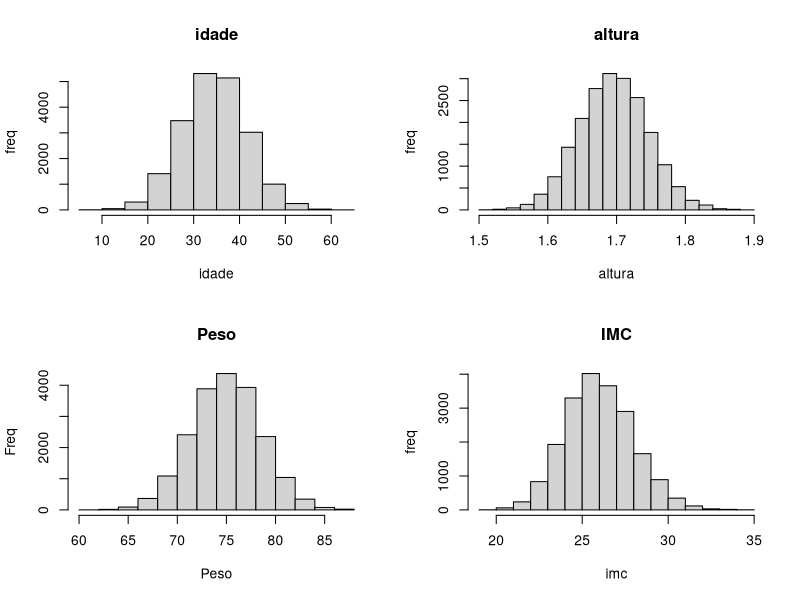
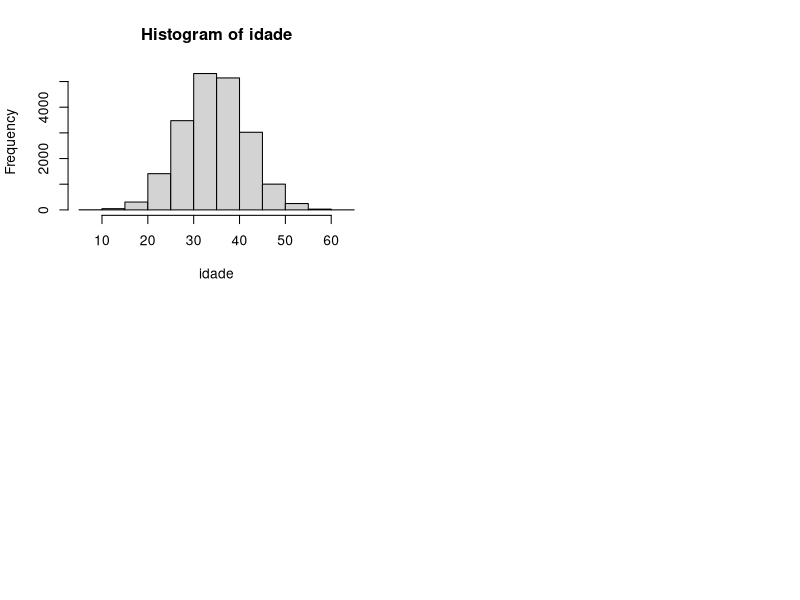
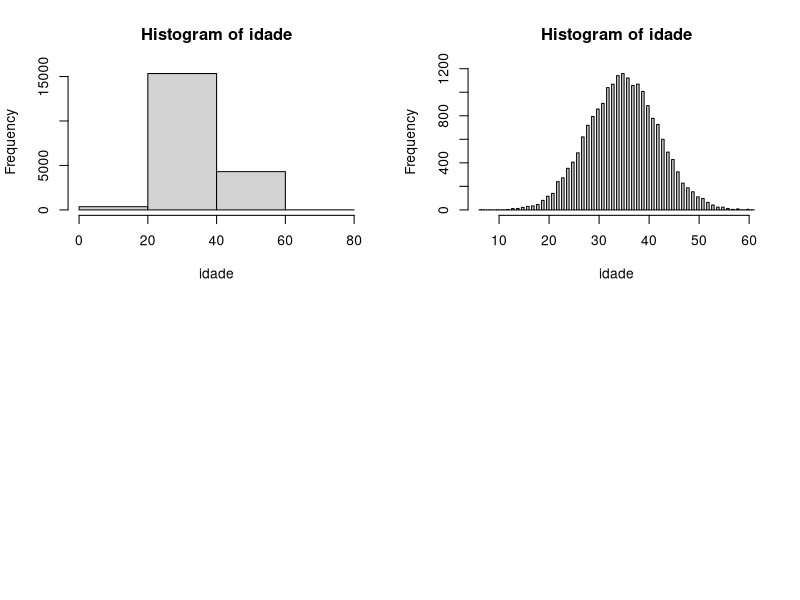
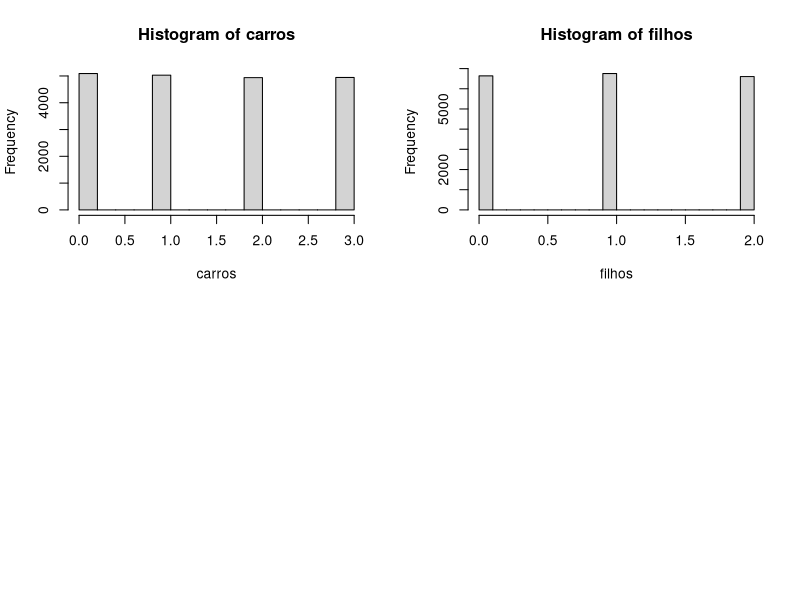

Here is the R script that generated these plots, in order:
p = 200000
n = 20000
set.seed(1234)
idade = abs(round(rnorm(n,35,7),0))
altura = abs(round(rnorm(n,1.7,0.05),2))
peso = abs(round(rnorm(n, 75, 3.5),2))
imc = round(peso / altura ** 2 , 2)
par(mfrow=c(2,2))
hist(idade,main='idade',ylab='freq',xlab='idade')
hist(altura,main='altura',ylab='freq',xlab='altura')
hist(peso,main='Peso',ylab='Freq',xlab='Peso')
hist(imc,main='IMC',ylab='freq',xlab='imc')

hist_idade = hist(idade)       
str(hist_idade)

# breaks = Intervalos do histograma
# Counts = 
# Density =
# Mids = 
# Xname = 
# Equidist = 

# plot(nomeDoHistograma) retorna o histograma
par(mfrow=c(2,2))
hist(idade, breaks = 2)
hist(idade , breaks = 100)

salario = abs(round(rnorm(n, 3000,300),2))
summary(salario)

pop_carros = rep(c(0,1,2,3), p)
carros = sample(pop_carros, n)

# Replace false é como se você tivesse um baralho você pega uma carta e tira 
# ou seja você diminui em 1 carta a chance de pegar outra

# Replace true é como se pegasse uma carta de um baralho 
#e devolver ela depois ou seja a chance de você tirar ela novamente é a mesma

table(carros)
carros

pop_filhos = rep(c(0,1,2), p)
filhos = sample(pop_filhos , n)
rm(pop_filhos)
table(filhos)

par(mfrow=c(2,2))
hist(carros)
hist(filhos)

pop_escola = rep(c(0,1,2,3,4,5,6),p)
escola.temp = sample(pop_escola, n) # Variável temporária
esc = factor(escola.temp,
             levels=c(0,1,2,3,4,5,6),
             labels=c("Analfabeto","1grau",'2grau','3grau','msc','doc','posdoc'),
             ordered=TRUE)

str(esc)
table(esc)

fumante.n =rbinom(n,1,0.40)# Cria uma distribuião binomial = Binário

fumante.f = factor(fumante.n,levels=c(0,1), labels=c("Não","Sim"),
                   ordered=TRUE)
str(fumante.f)

table(fumante.f)

mean(fumante.n)

pop_sexo = rep(c(1,2),p)
sexo.temp = sample(pop_sexo , n)
sexo = factor(sexo.temp,
              levels=c(1,2),
              labels=c('m','f'),
              ordered=FALSE)

str(sexo)

table(sexo)

pop_prof = rep(0:2, p)
prof.temp = sample(pop_prof, n)

prof = factor(prof.temp,
              levels=c(0,1,2),
              labels=c('Humanas','Exatas','Bio'),
              ordered = FALSE)

str(prof)

table(prof)

df = data.frame(id = 1:n,altura,imc,sexo,esc,prof,fumante.f,fumante.n,
           salario,carros,filhos,idade)
df
View(df)


